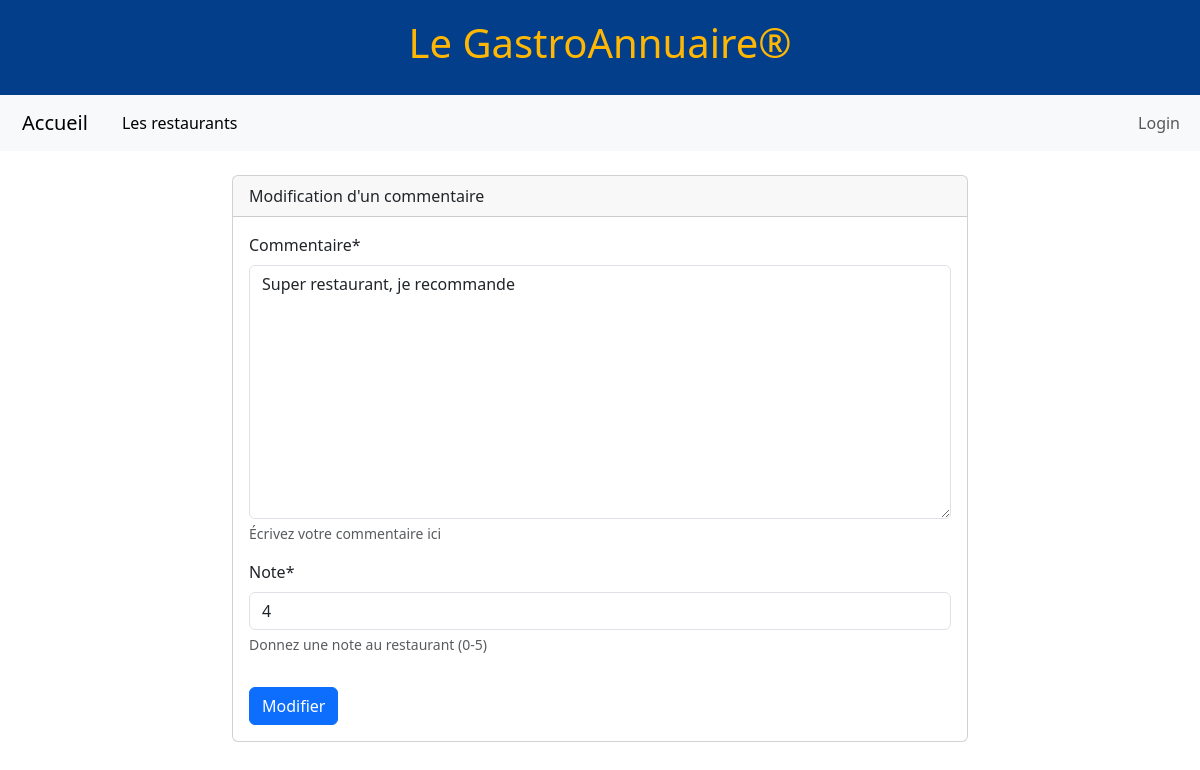
/commentaire/modifierCommentaire/1/, run on an earlier commit of the app's database.
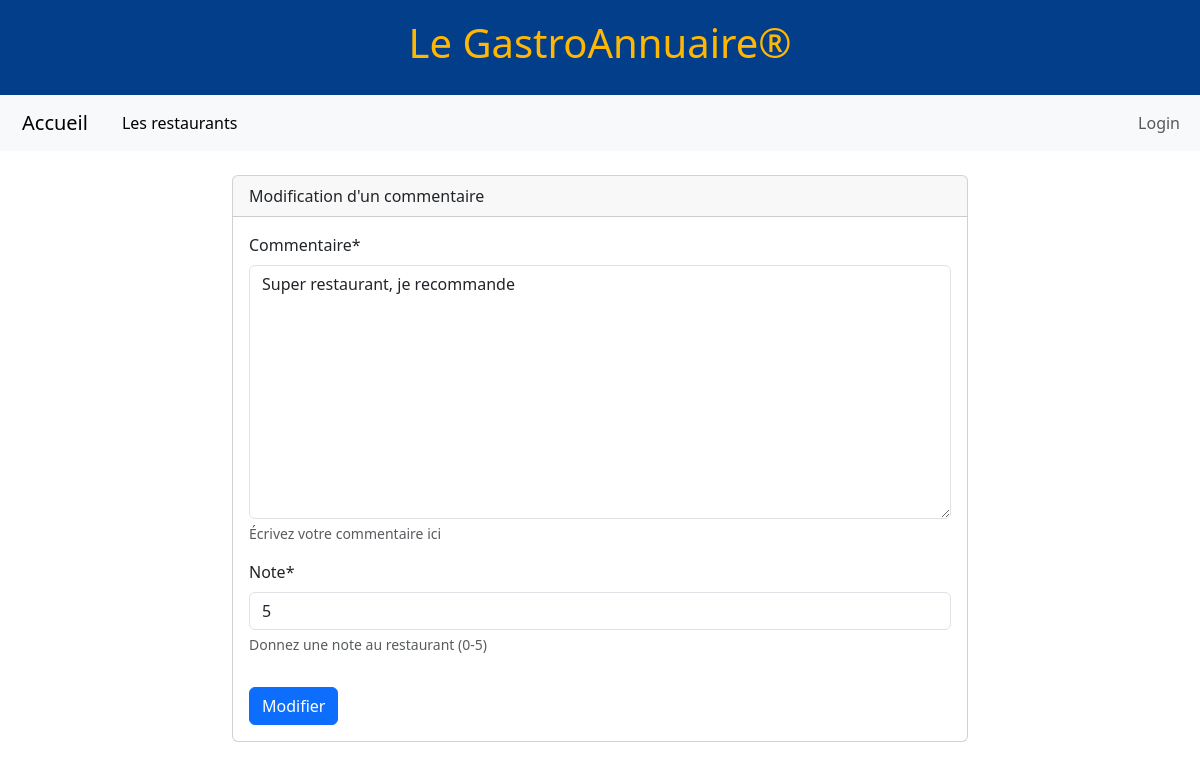
And on a later commit of the database.
### restaurant/models.py (models this page shows)
class Commentaire(models.Model):
    noCommentaire       = models.AutoField(primary_key=True)
    noRestaurant        = models.ForeignKey(Restaurant,on_delete=models.DO_NOTHING)
    userName            = models.ForeignKey(User,on_delete=models.DO_NOTHING)
    commentaire         = models.TextField()
    note                = models.IntegerField(default=0)
    dateCommentaire     = models.DateField(auto_now_add=True)

### commentaire/views.py (the view, shortened to what this page needs)
# urls.py: path('modifierCommentaire/<int:pk>/', modifierCommentaire.as_view(), name='modifierCommentaire'),
class modifierCommentaire(UpdateView):
    model = Commentaire
    template_name = 'modifierCommentaire.html'
    form_class = modifierCommentaireForm
    context_object_name = 'unCommentaire'
    def get_context_data(self, **kwargs):
        context = super().get_context_data(**kwargs)
        context["txtBouton"] = 'Modifier'
        return context

### commentaire/forms.py (shortened to what this page needs)
class modifierCommentaireForm(forms.ModelForm):
    class Meta:
        model = Commentaire
        fields = ['commentaire', 'note']
        labels = {'commentaire': 'Commentaire', 'note': 'Note'}
        help_texts = {'commentaire': 'Écrivez votre commentaire ici', 'note': 'Donnez une note au restaurant (0-5)'}
        error_messages = {'commentaire': {'required': 'Ce champ est obligatoire'}, 'note': {'required': 'Ce champ est obligatoire'}}
    def __init__(self, *args, **kwargs):
        super().__init__(*args, **kwargs)
        self.helper = FormHelper()
        self.helper.form_method = 'post'
        self.helper.layout = Layout(
            Fieldset(
                'Ajouter un commentaire',
                'commentaire',
                'note',
            ),
            ButtonHolder(
                Submit('submit', 'Modifier', css_class='btn btn-primary')
            )
        )

### commentaire/templates/modifierCommentaire.html (shortened to what this page needs)
{% extends 'maitreCommentaire.html' %}
{% load crispy_forms_tags %}
{% block contenu %}
<div class="container">
    <div class="row justify-content-center">
        <div class="col-md-8">
            <div class="card">
                <div class="card-header">Modification d'un commentaire</div>
                <div class="card-body">
                    <form method="post" class="needs-validation" novalidate>
                        {{ form|crispy }}
                        <button type="submit" class="btn btn-primary mt-3">Modifier</button>
                    </form>
                </div>
            </div>
        </div>
    </div>
</div>
{% endblock %}

What changed in the data, as far as the page shows it:
changed Commentaire "Super restaurant, je recommande": note "4" → "5"
